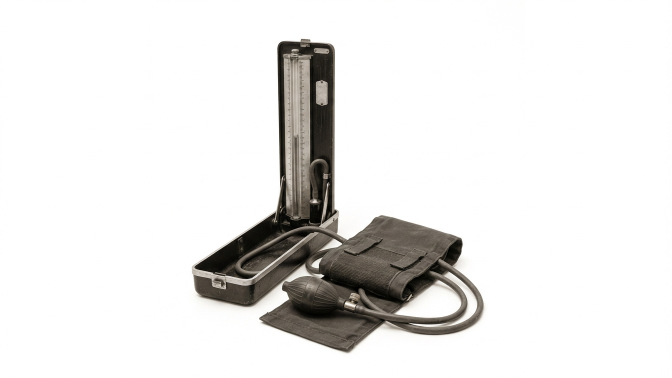
#> input picture sisyphus/src/bp_gauge.jpg, 1344 x 756 px (shown at 1/2 size); its folder holds 5 pictures in this run
$ python prep_7.py
#> lines starting #> are read from the running program, lines starting #| are printed output that depends on the picture; after the words box and inside, x2 and y2 are one past the last pixel; in counts of white or black regions, pixels touching at a corner belong together
### sisyphus/basira_engine.py
"""basira_engine.py - torn-paper stop-motion engine for بصيرة videos."""
import os, math, functools
import numpy as np
from PIL import Image, ImageDraw, ImageFont, ImageFilter, ImageEnhance
from scipy import ndimage

W, H, FPS = 1920, 1080, 12
NAVY = (24, 34, 54)
CREAM = (244, 236, 220)
INK = (22, 30, 48)
BRICK = (178, 62, 42)
GOLD = (214, 168, 72)
ROOT = "."
FONT = None

def setup(root, font):
#> called with root = 'proj', font = 'font/ReemKufi-Bold.ttf'
    global ROOT, FONT
    ROOT, FONT = root, font
    for d in ("cut", "bg", "frames"):
        os.makedirs(os.path.join(ROOT, d), exist_ok=True)

# ------------------------------------------------------------------ cut-outs
def cutout(name, src, border=10, seed=7, min_hole=2500, hole_margin=None):
    """White-background illustration -> transparent PNG with a rough cream paper border.
    Big white gaps (between two figures, inside an arm) stay see-through instead of turning white/cream."""
#> called with name = 'bp_gauge', src = 'src/bp_gauge.jpg', border = 10, seed = 7, min_hole = 2500
    rng = np.random.default_rng(seed)
    im = Image.open(src).convert("RGB")
#> im is the input picture: PIL image 1344x756 RGB; mean R, G, B 231.8, 230.9, 229.6
    a = np.asarray(im).astype(np.int16)
    white = (a.min(axis=2) > 228) & ((a.max(axis=2) - a.min(axis=2)) < 30)
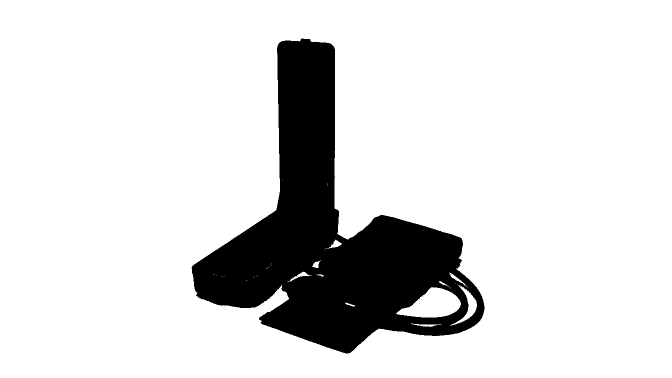
#> white: shape (756, 1344) bool (shown at 1/2 size); 85.9% white; 3 black regions (2 under 20 px), largest, box (x1, y1, x2, y2) and area: (383, 77, 969, 707) 143111
    lab, _ = ndimage.label(white)
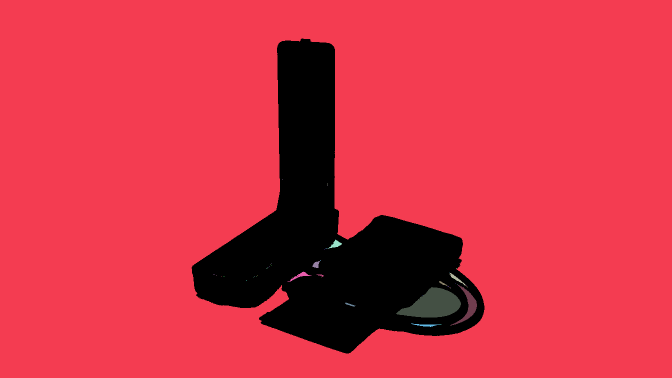
#> lab: shape (756, 1344) int32 (shown at 1/2 size); 55 distinct labels, from 0 to 54; one colour per label, 0 black
    edge = set(np.unique(np.concatenate([lab[0], lab[-1], lab[:, 0], lab[:, -1]]))) - {0}
#> edge = 1 item
    wsz = ndimage.sum(white, lab, range(1, lab.max() + 1))
#> wsz = 54 values, max 866080 at index 0, min 1 at index 1, mean 16165.8
    big_holes = set(np.where(wsz > min_hole)[0] + 1) - edge
#> big_holes = 1 item
    bg = np.isin(lab, list(edge | big_holes))
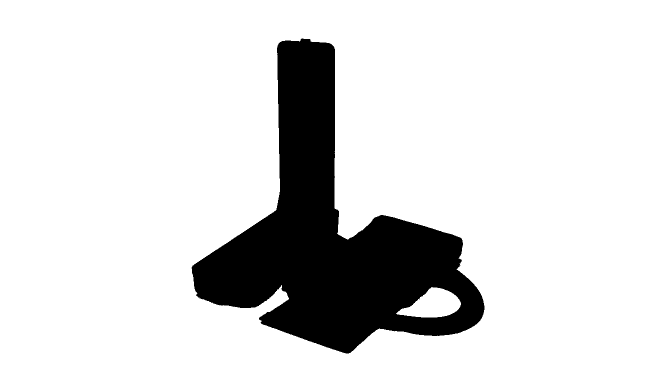
#> bg: shape (756, 1344) bool (shown at 1/2 size); 85.7% white; 1 black region, box (x1, y1, x2, y2) and area: (383, 77, 969, 707) 145210
    fg = ~bg
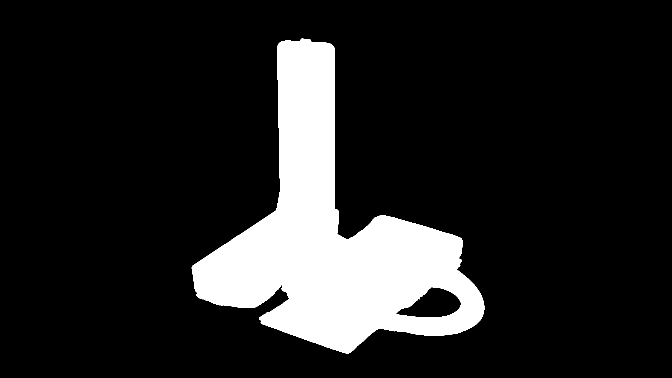
#> fg: shape (756, 1344) bool (shown at 1/2 size); 14.3% white; 1 white region, box (x1, y1, x2, y2) and area: (383, 77, 969, 707) 145210
    fg = ndimage.binary_opening(fg, iterations=1)
#> fg: shape (756, 1344) bool; 14.3% white; 1 white region, box (x1, y1, x2, y2) and area: (383, 77, 969, 707) 145188
    lab2, n2 = ndimage.label(fg)
#> n2 = 1
    if n2:
        sizes = ndimage.sum(fg, lab2, range(1, n2 + 1))
#> sizes = [145188]
        fg = np.isin(lab2, np.where(sizes > 400)[0] + 1)
    fg = ndimage.binary_fill_holes(ndimage.binary_closing(fg, iterations=6)) & ~ndimage.binary_erosion(bg, iterations=8)
#> fg: shape (756, 1344) bool; 14.5% white; 1 white region, box (x1, y1, x2, y2) and area: (383, 77, 969, 707) 147314
    dist = ndimage.distance_transform_edt(~fg)
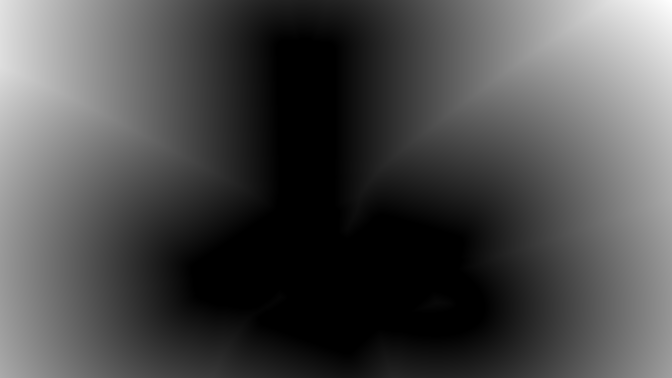
#> dist: shape (756, 1344) float64 (shown at 1/2 size); min 0, max 636, mean 188; drawn with min black and max white
    n1 = ndimage.gaussian_filter(rng.standard_normal(fg.shape), 6); n1 /= np.abs(n1).max() + 1e-6
    n2_ = ndimage.gaussian_filter(rng.standard_normal(fg.shape), 1.2); n2_ /= np.abs(n2_).max() + 1e-6
    paper = ndimage.binary_fill_holes(dist <= border + 5 * n1 + 2 * n2_)
#> paper: shape (756, 1344) bool; 17% white; 1 white region, box (x1, y1, x2, y2) and area: (371, 66, 979, 716) 173147
    if hole_margin is None:
        paper &= ~ndimage.binary_erosion(bg, iterations=border + 6)   # keep real gaps see-through
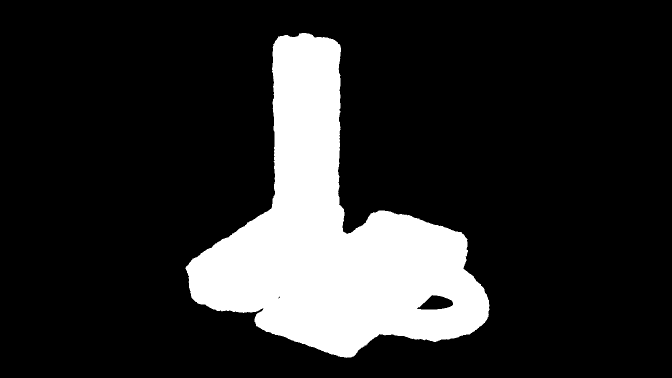
#> paper: shape (756, 1344) bool (shown at 1/2 size); 16.9% white; 1 white region, box (x1, y1, x2, y2) and area: (371, 66, 979, 716) 171807
    else:   # small gaps (inside chain links): only a thin rim of paper around them
        edge_bg = np.isin(lab, list(edge))
        paper &= ~ndimage.binary_erosion(edge_bg, iterations=border + 6)
        holes = bg & ~edge_bg
        paper &= ~ndimage.binary_erosion(holes, iterations=hole_margin)
        fg &= ~ndimage.binary_erosion(holes, iterations=hole_margin)
    rgba = np.zeros(fg.shape + (4,), np.uint8)
    rgba[paper, :3] = CREAM; rgba[paper, 3] = 255
    rgba[fg, :3] = np.asarray(im)[fg]
    ys, xs = np.where(paper)
    y0, y1 = max(ys.min() - 30, 0), ys.max() + 30
#> y0 = 36; y1 = 745
    x0, x1 = max(xs.min() - 30, 0), xs.max() + 30
#> x0 = 341; x1 = 1008
    Image.fromarray(rgba[y0:y1, x0:x1], "RGBA").save(os.path.join(ROOT, "cut", name + ".png"))
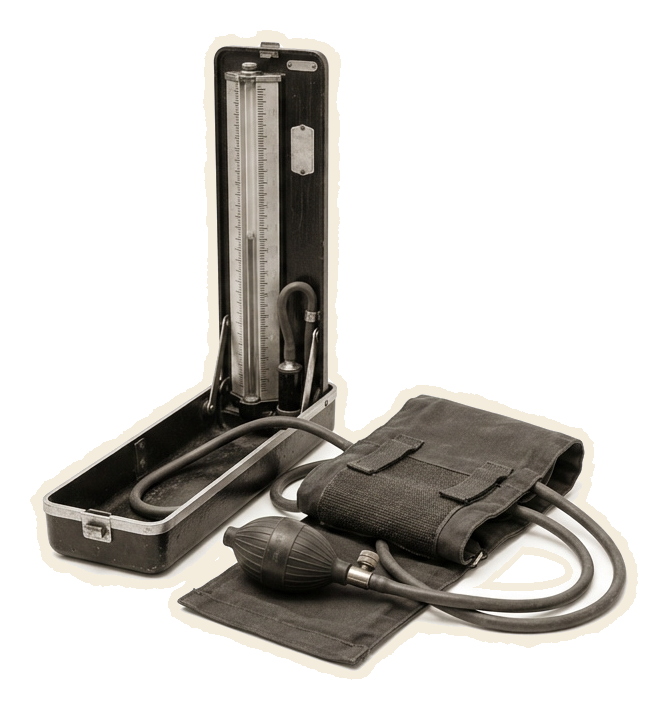
#> saved as bp_gauge.png: PIL image 667x709 RGBA; mean R, G, B, A 42.8, 40.5, 37, 92.6; transparent parts drawn white

def cutout_all(mapping, **kw):
    for k, v in mapping.items():
        cutout(k, v, **kw)

@functools.lru_cache(None)
def load(name):
    return Image.open(os.path.join(ROOT, "cut", name + ".png")).convert("RGBA")

# [32 lines left out: functions scaled, pieces, piece_h, match_orange, not called in this run]

# ------------------------------------------------------------------ textures
_rng = np.random.default_rng(3)
def _texture():
    h, w = H + 200, W + 200
    low = ndimage.gaussian_filter(_rng.standard_normal((h, w)), 40); low /= np.abs(low).max()
    mid = ndimage.gaussian_filter(_rng.standard_normal((h, w)), 3); mid /= np.abs(mid).max()
    fib = np.zeros((h, w))
    for _ in range(900):
        x, y = _rng.integers(0, w), _rng.integers(0, h)
        L = _rng.integers(10, 40); ang = _rng.uniform(0, math.pi)
        for t in range(L):
            xx, yy = int(x + t * math.cos(ang)), int(y + t * math.sin(ang))
            if 0 <= xx < w and 0 <= yy < h: fib[yy, xx] = 1
    return low * 10 + mid * 5 + ndimage.gaussian_filter(fib, 0.7) * 14
TEX = _texture()
_yy, _xx = np.mgrid[0:H, 0:W]
VIG = (1 - 0.38 * (((_xx - W / 2) / (W / 2)) ** 2 + ((_yy - H / 2) / (H / 2)) ** 2) ** 1.2)[..., None]

# [31 lines left out: functions paper_bg, bg_img, image_bg, not called in this run]

# ------------------------------------------------------------------ placing things
def jit(f, seed, px=2.5, deg=0.6):
    r = np.random.default_rng(seed * 7919 + f)
    return r.normal(0, px), r.normal(0, px), r.normal(0, deg)

# [31 lines left out: functions step, safe, paste, walk_in, not called in this run]

def drop_in(canvas, name, h, t, t0, t1, x, y_to, f, seed=4):
    k = step(t, t0, t1)
    paste(canvas, scaled(name, h), x, -h + (y_to + h) * k, seed=seed, f=f)

# [55 lines left out: functions pivot_paste, confetti, water_bands, torn_poly, make_phone, glow_spot, not called in this run]

# ------------------------------------------------------------------ word-by-word labels
class Label:
    """Cream torn strip; words ink in at `times` (when the narrator says them); red_words in brick red."""
    def __init__(self, text, red_words=(), times=(0,), hide=1e9, x=W / 2, y=150, size=78):
        self.text, self.red, self.times, self.hide, self.x, self.y, self.size = text, tuple(red_words), list(times), hide, x, y, size

# [105 lines left out: functions _strip, draw_labels, tear_mask, tear, drain, bolt_layer and 2 more, not called in this run]

def in_any(t, intervals):
    return any(a <= t < b for a, b in intervals)

# ------------------------------------------------------------------ render loop
class Scene:
    """t0..t1 in video seconds. draw(t, f, canvas). bg: None (draw your own) or an RGB colour for paper_bg."""
    def __init__(self, t0, t1, draw, bg=NAVY, dark=0.0, rip=True):
        self.t0, self.t1, self.draw, self.bg, self.dark, self.rip = t0, t1, draw, bg, dark, rip

RIP = 0.5

def scene_canvas(s, t, f):
    c = paper_bg(f, s.bg, s.dark) if s.bg is not None else Image.new("RGBA", (W, H), (0, 0, 0, 255))
    s.draw(t, f, c); return c

# [16 lines left out: function frame, not called in this run]

def render(scenes, labels, dur, frames=None, post=None, out_dir=None):
    for f in (frames if frames is not None else range(int(round(dur * FPS)))):
        frame(f, scenes, labels, dur, post, out_dir)

# [17 lines left out: functions contact_sheet, encode, not called in this run]

### sisyphus/prep_7.py
"""Part 7: cut out the photo props."""
import sys; sys.path.insert(0, ".")
import basira_engine as E
E.setup("proj", "font/ReemKufi-Bold.ttf")
for n in ["bp_gauge", "inhaler", "stethoscope"]:
#> (the run stopped early here; a loop or call above may not have finished)
